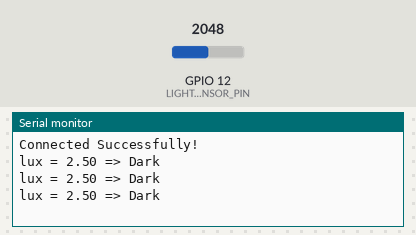
A sketch run on a simulated ESP32. Shown: the last lines printed to the serial monitor. The inputs (shaded band) are chosen by the test bench; at power-on: GPIO 12 (LIGHT_SENSOR_PIN) = 2048. Nothing arrives over Bluetooth unless stated.

Above: at 1.3 s.
1.4 s: GPIO 12 (LIGHT_SENSOR_PIN) set to 848
At 1.9 s:
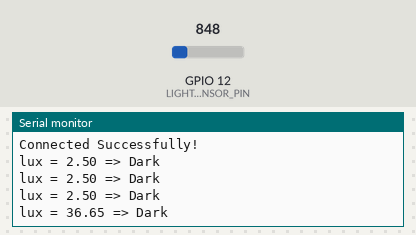
2.9 s: GPIO 12 (LIGHT_SENSOR_PIN) set to 788
At 3.3 s:
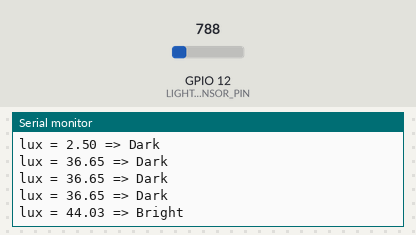

The sketch:

ESP32_Transmitter_LDR.ino
```cpp
#include "BluetoothSerial.h"

#if !defined(CONFIG_BT_ENABLED) || !defined(CONFIG_BLUEDROID_ENABLED)
#error Bluetooth is not enabled! Please run `make menuconfig` to and enable it
#endif

BluetoothSerial SerialBT;

String MACadd = "48:E7:29:3F:AC:5E";//Write receiver side MAC address
uint8_t address[6]  = {0x48, 0xE7, 0x29, 0x3F, 0xAC, 0x5E};//Write Receiver side MAC address in HEX
bool connected;

#define LIGHT_SENSOR_PIN 12
int button = 27;
bool buttonState = 0; //start at off

// LDR Characteristics
const float GAMMA = 0.5;
const float RL10 = 5;

void setup() {
  Serial.begin(115200);
  pinMode(button, INPUT_PULLUP);
  SerialBT.begin("ESP32test", true);
  Serial.println("The device started in master mode, make sure remote BT device is on!");

  // connect(address) is fast (upto 10 secs max), connect(name) is slow (upto 30 secs max) as it needs
  // to resolve name to address first, but it allows to connect to different devices with the same name.
  // Set CoreDebugLevel to Info to view devices bluetooth address and device names
  connected = SerialBT.connect(address);

  if(connected) {
    Serial.println("Connected Successfully!");
  }
  else {
    while(!SerialBT.connected(10000)) {
      Serial.println("Failed to connect. Make sure remote device is available and in range, then restart app.");
    }
  }
}

void loop() {
// reads the input on analog pin (value between 0 and 4095)
  int analogValue = analogRead(LIGHT_SENSOR_PIN);

  float voltage = analogValue / 4095. * 5;
  float resistance = 10000 * voltage / (5 - voltage);
  float lux = pow(RL10 * 1e3 * pow(10, GAMMA) / resistance, (1 / GAMMA));

  Serial.print("lux = ");
  Serial.print(lux);

  //On myled when room is dark, off myled when room is bright
  if (lux > 40) {
    SerialBT.write(0);
    Serial.println(" => Bright");
  }
  else {
    SerialBT.write(1);
    Serial.println(" => Dark");
  }

  if (SerialBT.hasClient() == 0){
    Serial.println("Disconnected. Make sure remote device is available and in range, then restart app.");
    delay(10000);
  }
  delay(500);
}
```

Measured:
- the behaviour switches between 819 and 818 on GPIO 12 (LIGHT_SENSOR_PIN) (found by bisection; images 1 and 2)
- after the input at 1.4 s, the serial monitor: prints a new line after 0.11 s (image 1)
- after the input at 2.9 s, the serial monitor: prints a new line after 0.11 s (image 2)
